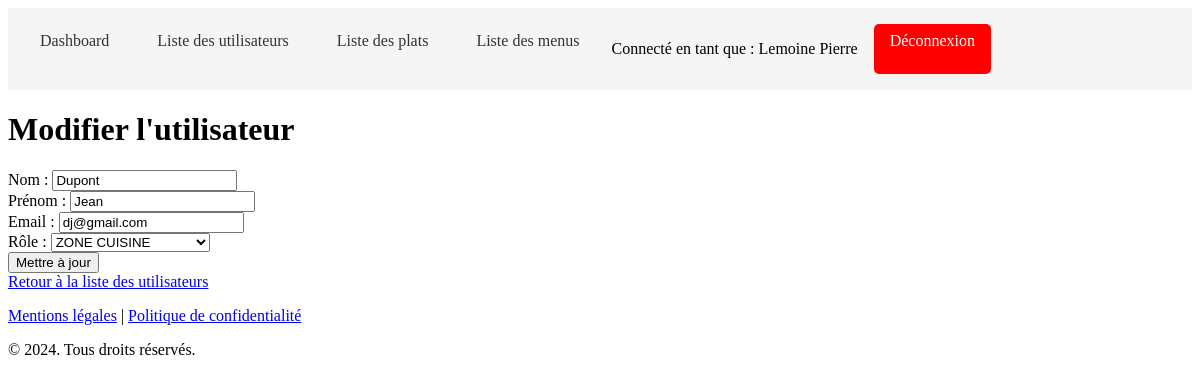
The app's page /Admin/edit_utilisateur.php?id=1 (signed in) with its own data.
### tables this page shows
CREATE TABLE users (
    id INT AUTO_INCREMENT PRIMARY KEY,
    nom VARCHAR(255) NOT NULL,
    prenom VARCHAR(255) NOT NULL,
    role ENUM('ZONE CUISINE', 'ZONE STOCK', 'ZONE MANAGEMENT') NOT NULL,
    email VARCHAR(255) NOT NULL,
    mot_de_passe VARCHAR(255) NOT NULL
);

### Actions/zone_admin_repo.php (called while the page is built, shortened)
<?php
function getUserById($id)
{
    try {
        $con = connexion();
        $query = "SELECT id, nom, prenom, role, email FROM users WHERE id = :id";
        $stmt = $con->prepare($query);
        $stmt->bindParam(':id', $id, PDO::PARAM_INT);
        $stmt->execute();
        return $stmt->fetch(PDO::FETCH_ASSOC);
    } catch (PDOException $e) {
        echo "Erreur : " . $e->getMessage();
        return false;
    }
}

### Admin/edit_utilisateur.php (the view, shortened to what this page needs)
<?php
require('../HeaderFooter/Admin/Header.php');
?>
<?php
require('../Actions/zone_admin_repo.php');
$userId = (int) $_GET['id'];
$user = getUserById($userId);
?>
<h1>Modifier l'utilisateur</h1>
<form method="POST" action="">
    <div>
        <label for="nom">Nom :</label>
        <input type="text" id="nom" name="nom" value="<?= htmlspecialchars($user['nom']) ?>" required>
    </div>
    <div>
        <label for="prenom">Prénom :</label>
        <input type="text" id="prenom" name="prenom" value="<?= htmlspecialchars($user['prenom']) ?>" required>
    </div>
    <div>
        <label for="email">Email :</label>
        <input type="email" id="email" name="email" value="<?= htmlspecialchars($user['email']) ?>" required>
    </div>
    <div>
        <label for="role">Rôle :</label>
        <select id="role" name="role" required>
            <option value="ZONE CUISINE" <?= $user['role'] === 'ZONE CUISINE' ? 'selected' : '' ?>>ZONE CUISINE</option>
        </select>
    </div>
    <button type="submit">Mettre à jour</button>
</form>
<a href="liste_utilisateurs.php">Retour à la liste des utilisateurs</a>
<?php
require('../HeaderFooter/Admin/Footer.php');
?>

### records on screen
users: nom "Dupont", prenom "Jean", email "dj@gmail.com", role "ZONE CUISINE"

### other values on screen
$_SESSION['nom'] "Lemoine"
$_SESSION['prenom'] "Pierre"
